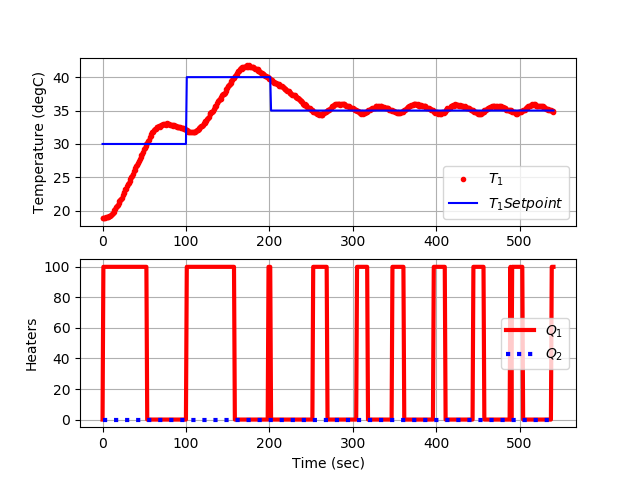

The script that drew this image:
import tclab
import numpy as np
import time
import matplotlib.pyplot as plt

# Connect to Arduino
a = tclab.TCLab()

# Get Version
print(a.version)

# Turn LED on
print('LED On')
a.LED(100)

# Run time in minutes
run_time = 10.0

# Number of cycles
loops = int(60.0*run_time)
tm = np.zeros(loops)

# Temperature (K)
T1 = np.ones(loops) * a.T1 # temperature (degC)
Tsp1 = np.ones(loops) * 30.0 # set point (degC)
# Set point changes
Tsp1[100:] = 40.0
Tsp1[200:] = 35.0

T2 = np.ones(loops) * a.T2 # temperature (degC)
Tsp2 = np.ones(loops) * 23.0 # set point (degC)

# step test (0 - 100%)
Q1 = np.ones(loops) * 0.0
Q2 = np.ones(loops) * 0.0

print('Running Main Loop. Ctrl-C to end.')
print('  Time   Q1     Q2    T1     T1 SP')
print('{:6.1f} {:6.2f} {:6.2f} {:6.2f} {:6.2f}'.format(tm[0], \
                                                       Q1[0], \
                                                       Q2[0], \
                                                       T1[0], \
                                                       Tsp1[0]))

# Create plot
plt.figure()
plt.ion()
plt.show()

# Main Loop
start_time = time.time()
prev_time = start_time
try:
    for i in range(1,loops):
        # Sleep time
        sleep_max = 1.0
        sleep = sleep_max - (time.time() - prev_time)
        if sleep>=0.01:
            time.sleep(sleep)
        else:
            time.sleep(0.01)

        # Record time and change in time
        t = time.time()
        dt = t - prev_time
        prev_time = t
        tm[i] = t - start_time
                    
        # Read temperatures in Kelvin 
        T1[i] = a.T1
        T2[i] = a.T2

        ###############################
        ### On / Off CONTROLLER     ###
        ###############################
        if (T1[i]<Tsp1[i]):
            Q1[i] = 100.0
        else:
            Q1[i] = 0.0

        # Write output (0-100)
        a.Q1(Q1[i])
        a.Q2(Q2[i])

        # Print line of data
        print('{:6.1f} {:6.2f} {:6.2f} {:6.2f} {:6.2f}'.format(tm[i], \
                                                               Q1[i], \
                                                               Q2[i], \
                                                               T1[i], \
                                                               Tsp1[i]))

        # Plot
        plt.clf()
        ax=plt.subplot(2,1,1)
        ax.grid()
        plt.plot(tm[0:i],T1[0:i],'ro',MarkerSize=3,label=r'$T_1$')
        plt.plot(tm[0:i],Tsp1[0:i],'b-',MarkerSize=3,label=r'$T_1 Setpoint$')
        plt.ylabel('Temperature (degC)')
        plt.legend(loc='best')
        ax=plt.subplot(2,1,2)
        ax.grid()
        plt.plot(tm[0:i],Q1[0:i],'r-',LineWidth=3,label=r'$Q_1$')
        plt.plot(tm[0:i],Q2[0:i],'b:',LineWidth=3,label=r'$Q_2$')
        plt.ylabel('Heaters')
        plt.xlabel('Time (sec)')
        plt.legend(loc='best')
        plt.draw()
        plt.pause(0.05)
        
# Allow user to end loop with Ctrl-C           
except KeyboardInterrupt:
    # Disconnect from Arduino
    a.Q1(0)
    a.Q2(0)
    print('Shutting down')
    a.close()
    
# Make sure serial connection still closes when there's an error
except:           
    # Disconnect from Arduino
    a.Q1(0)
    a.Q2(0)
    print('Error: Shutting down')
    a.close()
    raise
